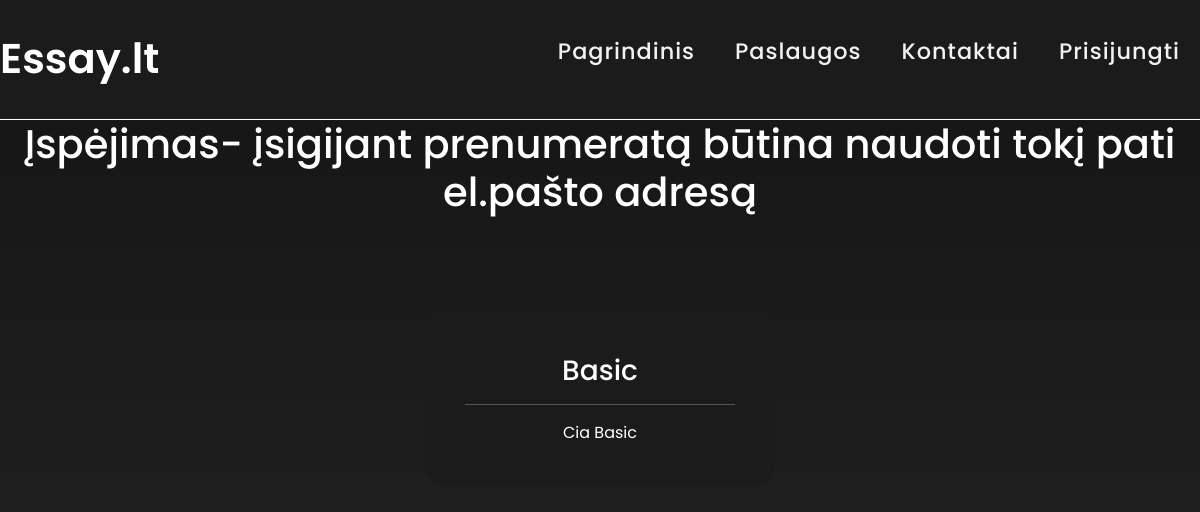
The app's page /basic/, older data.
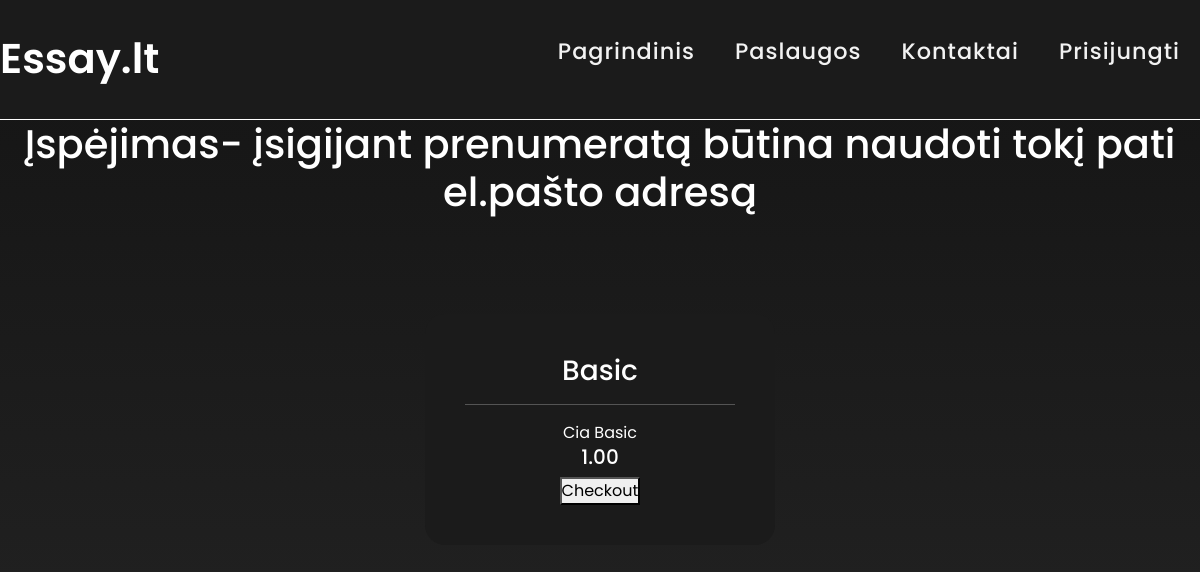
The same page, newer data.
### myapp/models.py (models this page shows, shortened)
class Membership(models.Model):
    MEMBERSHIP_CHOICES = (
        ('Ultra', 'Ultra'),
        ('Premium', 'Premium'),
        ('Basic', 'Basic'),
        ('Free', 'Free')
    )
    PERIOD_DURATION = (
        ('Days', 'Days'),
        ('Week', 'Week'),
        ('Months', 'Months'),
    )
    slug = models.SlugField(default=None)
    membership_type = models.CharField(choices=MEMBERSHIP_CHOICES, default='Free', max_length=30)
    duration = models.PositiveIntegerField(default=7)
    duration_period = models.CharField(max_length=100, default='Day', choices=PERIOD_DURATION)
    stripe_product_id = models.CharField(max_length=30, default='')

class Price(models.Model):
    product = models.ForeignKey(Membership, on_delete=models.CASCADE)
    stripe_price_id = models.CharField(max_length=100)
    price = models.IntegerField(default=0)
    def get_display_price(self):
        return "{0:.2f}".format(self.price / 100)

### myapp/views.py (the view)
# urls.py: path('basic/', ProductLandingPageViewBasic.as_view(), name='basic'),
class ProductLandingPageViewBasic(TemplateView):
    template_name = "checkout.html"
    def get_context_data(self, **kwargs):
        product = Membership.objects.get(membership_type="Basic")
        prices = Price.objects.filter(product=product)
        context = super(ProductLandingPageViewBasic,
                        self).get_context_data(**kwargs)
        context.update({
            "product": product,
            "prices": prices
        })
        return context

### myapp/templates/checkout.html (shortened to what this page needs)
{% extends "header.html" %}
{% block content %}
<!DOCTYPE html>
<html lang="en">
<head>
    <link href="https://cdn.lineicons.com/3.0/lineicons.css" rel="stylesheet">
    <link rel="stylesheet" href="https://cdn.jsdelivr.net/npm/bootstrap-icons@1.10.3/font/bootstrap-icons.css">
    {% load static %}
    <link rel="stylesheet" href="{% static 'css/planai.css' %}">
    {% load bootstrap5 %}
    {% bootstrap_css %}
</head>
<body>
<section class="kunas">
    <h1>Įspėjimas- įsigijant prenumeratą būtina naudoti tokį pati el.pašto adresą</h1>
    <div class="wrapper">
        <div class="box-area">
            <h3>{{ product.membership_type }}</h3>
            <hr/>
            {% if product.membership_type == 'Basic' %}
            Cia Basic
            {% endif %}
            {% for price in prices %}
            <div>
                <h5>{{ price.get_display_price }}</h5>
                <form action="{% url 'create-checkout-session' price.id %}" method="POST">
                    <button type="submit">Checkout</button>
                </form>
            </div>
            {% endfor %}
        </div>
    </div>
</section>
</body>
</html>
{% endblock %}

### myapp/templates/header.html (shortened to what this page needs)
{% url 'index' as index %}
{% url 'services' as services %}
{% url 'login' as login %}
{% url 'register' as register %}
{% url 'contacts' as contacts %}
{% url 'paskyra' as paskyra %}
<!DOCTYPE html>
<html lang="en" dir="ltr">
<head>
    {% load static %}
    <link rel="stylesheet" href="{% static 'css/header.css' %}">
    <link rel="stylesheet" href="https://cdnjs.cloudflare.com/ajax/libs/font-awesome/5.15.3/css/all.min.css"/>
    {% load bootstrap5 %}
    {% bootstrap_css %}
</head>
<body>
<nav class="navbar sticky-top">
    <div class="logo">
        <a href="{% url 'index' %}">Essay.lt</a>
    </div>
        <ul class="">
            <li><a class="{% if request.path == index %} active {% endif %}" href="{% url 'index' %}">Pagrindinis</a></li>
            <li><a class="{% if request.path == services %} active {% endif %}" href="{% url 'services' %}">Paslaugos</a>
            </li>
            <li><a class="{% if request.path == contacts %} active {% endif %}" href="{% url 'contacts' %}">Kontaktai</a>
            </li>
            {% if user.is_authenticated %}
            <li><a class="{% if request.path == paskyra %} active {% endif %}" href="{% url 'paskyra' %}">{{ user.get_username }}</a></li>
            <li><a href="{% url 'logout' %}">Atsijungti</a></li>
            {% else %}
            <li><a class="{% if request.path == login or request.path == register %} active {% endif %}"
                   href="{% url 'login' %}">Prisijungti</a></li>
            {% endif %}
        </ul>
</nav>
</body>
</html>
{% block content %}
{% endblock %}

### myapp/static/css/header.css (style rules this page uses)
* { margin: 0; padding: 0; box-sizing: border-box; font-family: 'Poppins', sans-serif; }
nav { display: flex; height: 120px; width: 100%; background: #1b1b1b; align-items: center; justify-content: space-between; padding: 0 50px 0 100px; flex-wrap: wrap; border-bottom: 1px solid white; }
nav .logo a, nav .logo a:visited { text-decoration: none; color: #ffffff; font-size: 2.6rem; font-weight: 600; }
nav ul { display: flex; flex-wrap: wrap; list-style: none; }
nav ul li { margin: 0 5px; }
nav ul li a { color: #f2f2f2; text-decoration: none; font-size: 1.4rem; font-weight: 500; padding: 8px 15px; border-radius: 5px; letter-spacing: 1px; transition: all 0.3s ease; }
@media (max-width: 1200px) { nav { padding: 0 40px 0 50px; } }

### myapp/static/css/planai.css (style rules this page uses)
body { background: linear-gradient(rgb(20, 20, 20), rgb(39, 39, 39)); height: 100%; }
.kunas { align-items: center; justify-content: center; min-height: 100vh; font-family: poppins; text-align: center; color: white; }
.wrapper { padding: 50px; display: flex; align-items: center; justify-content: center; flex-wrap: wrap; }
.box-area { border-radius: 20px; width: 350px; margin: 40px; padding: 40px; background-color: #1b1b1b; transition: all 0.6s ease-in-out; }

Row changes from the older to the newer data that the page shows:
added Price: get_display_price "1.00"
